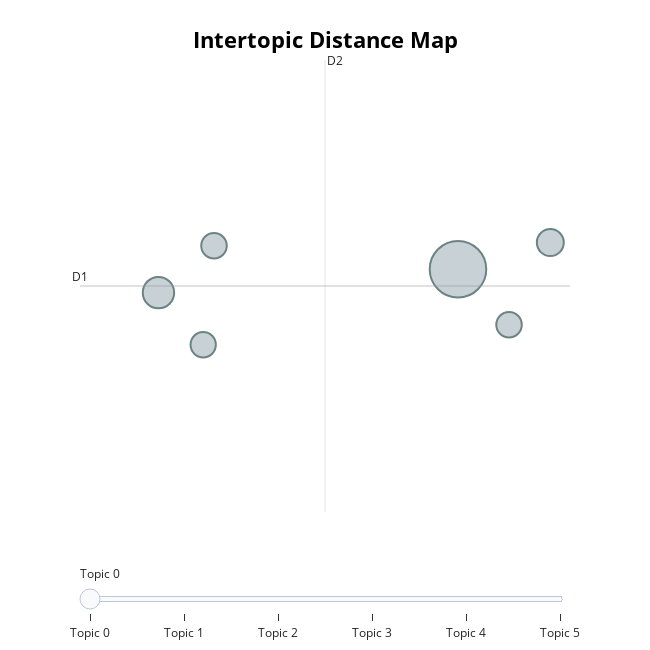

Here is the notebook cell this chart was saved with:
### Code cell
enhanced_BERT.visualize_topics()

### Figure 1 — Plotly figure (JSON) as saved in the notebook; plotly's stock layout.template omitted (floating-point values rounded to 4 significant figures)
{"data": [{"customdata": [[0, "support | workers | work | students | children", 260], [1, "green | energy | climate | carbon | sustainability", 80], [2, "flats | flat | hdb | housing | first", 59], [3, "digital | online | services | technology | data", 53], [4, "asean | us | china | countries | foreign", 53], [5, "transport | ev | lta | cycling | road", 52]], "hovertemplate": "<b>Topic %{customdata[0]}</b><br>%{customdata[1]}<br>Size: %{customdata[2]}", "legendgroup": "", "marker": {"color": "#B0BEC5", "line": {"color": "DarkSlateGrey", "width": 2}, "size": [260, 80, 59, 53, 53, 52], "sizemode": "area", "sizeref": 0.1625, "symbol": "circle"}, "mode": "markers", "name": "", "orientation": "v", "showlegend": false, "type": "scatter", "x": [-1.878, -4.395, -1.102, -1.449, -3.928, -4.019], "xaxis": "x", "y": [11.6, 11.37, 11.86, 11.06, 11.83, 10.87], "yaxis": "y"}], "layout": {"annotations": [{"showarrow": false, "text": "D1", "x": -5.054, "y": 11.44, "yshift": 10}, {"showarrow": false, "text": "D2", "x": -2.995, "xshift": 10, "y": 13.64}], "height": 650, "hoverlabel": {"bgcolor": "white", "font": {"family": "Rockwell", "size": 16}}, "legend": {"itemsizing": "constant", "tracegroupgap": 0}, "margin": {"t": 60}, "shapes": [{"line": {"color": "#CFD8DC", "width": 2}, "type": "line", "x0": -2.995, "x1": -2.995, "y0": 9.236, "y1": 13.64}, {"line": {"color": "#9E9E9E", "width": 2}, "type": "line", "x0": -5.054, "x1": -0.937, "y0": 11.44, "y1": 11.44}], "sliders": [{"active": 0, "pad": {"t": 50}, "steps": [{"args": [{"marker.color": [["red", "#B0BEC5", "#B0BEC5", "#B0BEC5", "#B0BEC5", "#B0BEC5"]]}], "label": "Topic 0", "method": "update"}, {"args": [{"marker.color": [["#B0BEC5", "red", "#B0BEC5", "#B0BEC5", "#B0BEC5", "#B0BEC5"]]}], "label": "Topic 1", "method": "update"}, {"args": [{"marker.color": [["#B0BEC5", "#B0BEC5", "red", "#B0BEC5", "#B0BEC5", "#B0BEC5"]]}], "label": "Topic 2", "method": "update"}, {"args": [{"marker.color": [["#B0BEC5", "#B0BEC5", "#B0BEC5", "red", "#B0BEC5", "#B0BEC5"]]}], "label": "Topic 3", "method": "update"}, {"args": [{"marker.color": [["#B0BEC5", "#B0BEC5", "#B0BEC5", "#B0BEC5", "red", "#B0BEC5"]]}], "label": "Topic 4", "method": "update"}, {"args": [{"marker.color": [["#B0BEC5", "#B0BEC5", "#B0BEC5", "#B0BEC5", "#B0BEC5", "red"]]}], "label": "Topic 5", "method": "update"}]}], "title": {"font": {"color": "Black", "size": 22}, "text": "<b>Intertopic Distance Map</b>", "x": 0.5, "xanchor": "center", "y": 0.95, "yanchor": "top"}, "width": 650, "xaxis": {"anchor": "y", "domain": [0, 1], "range": [-5.054, -0.937], "title": {"text": ""}, "visible": false}, "yaxis": {"anchor": "x", "domain": [0, 1], "range": [9.236, 13.64], "title": {"text": ""}, "visible": false}}}
